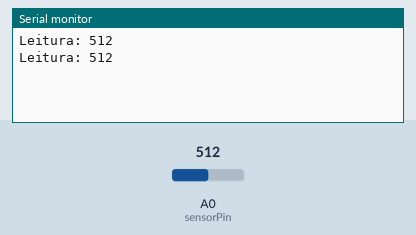
Simulated run of this sketch. Board: Arduino Uno, built with avr-gcc and run on an emulated ATmega328P. Shown: the last lines printed to the serial monitor. The test bench sets the inputs (shaded band); at power-on: A0 (sensorPin) = 512.

Above: at 1.8 s.
1.9 s: A0 (sensorPin) set to 716
At 2.8 s:
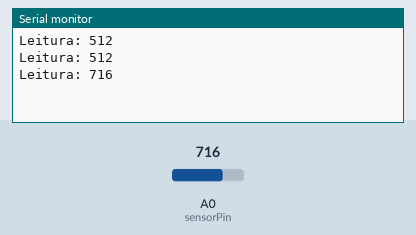
3.4 s: A0 (sensorPin) set to 900
At 4.8 s:
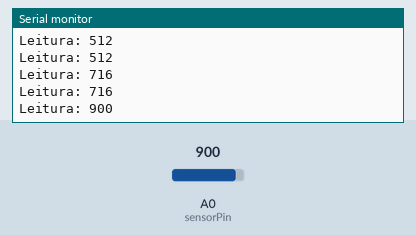
Timing chart, 0 to 6.4 s (numbered marks = the images above; inputs shaded):
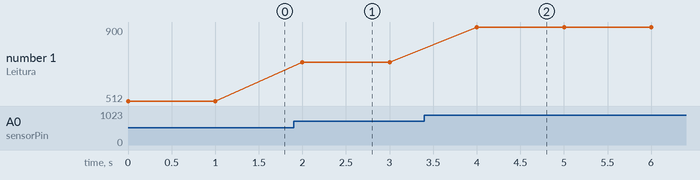

Measured:
- after the input at 1.9 s, the serial monitor: prints a new line after 0.10 s (image 1)
- after the input at 3.4 s, the serial monitor: prints a new line after 0.60 s (image 2)
- plotted number 1: 512 → 716 after the input at 1.9 s, 716 → 900 after the input at 3.4 s

The sketch:

sketch_mar20a.ino
```cpp
// Variável para armazenar o valor lido
int sensorPin = A0;  // Pino analógico conectado ao sensor
int sensorValue = 0;
void setup() {
  Serial.begin(9600);
  int sensorPin = A0;  // Pino analógico conectado ao sensor
  int sensorValue = 0; // Inicia comunicação serial
}

void loop() {
  sensorValue = analogRead(sensorPin); // Lê o valor do sensor
  Serial.print("Leitura: ");
  Serial.println(sensorValue); // Exibe no monitor serial
  delay(1000); // Espera 1 segundo
}
```
